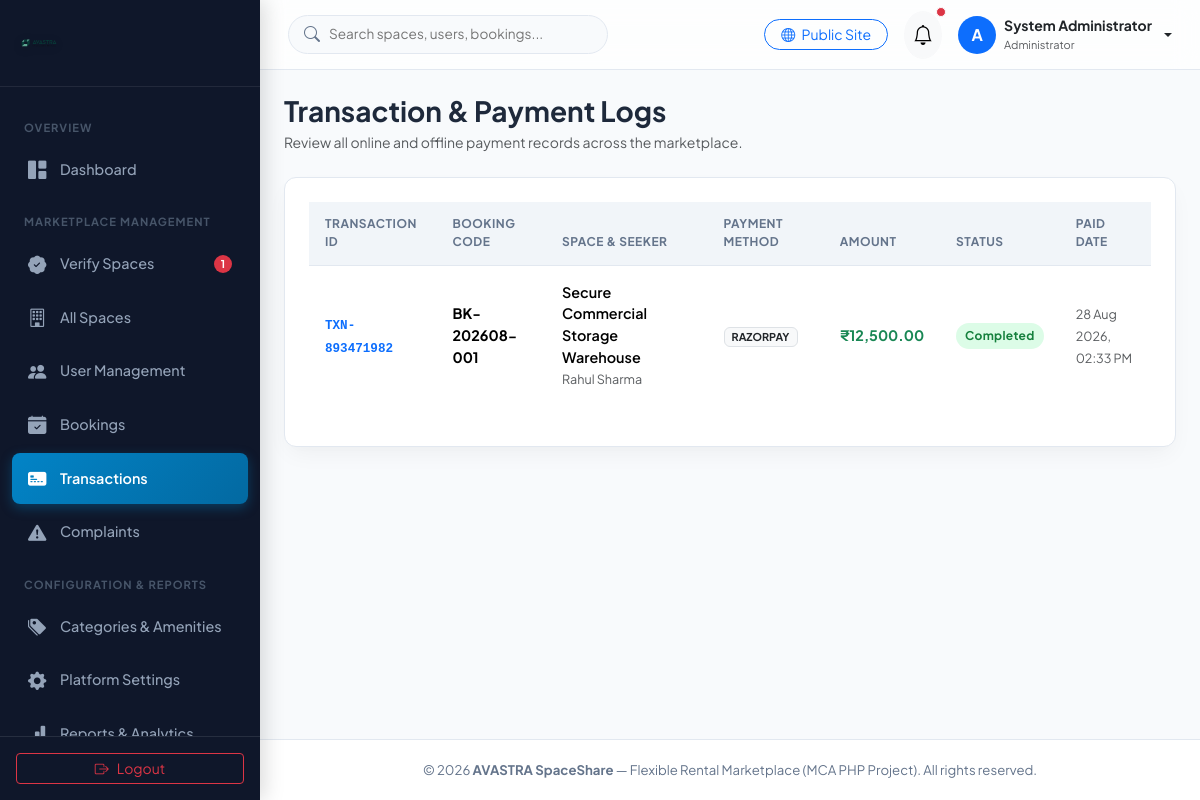
/admin/payments.php (signed in), run on the app's committed database.
### tables this page shows
CREATE TABLE IF NOT EXISTS `payments` (
  `id` INT AUTO_INCREMENT PRIMARY KEY,
  `booking_id` INT NOT NULL,
  `transaction_id` VARCHAR(100) DEFAULT NULL,
  `payment_method` ENUM('razorpay', 'cash', 'bank_transfer', 'pay_later') NOT NULL DEFAULT 'cash',
  `amount` DECIMAL(10, 2) NOT NULL,
  `status` ENUM('pending', 'completed', 'failed', 'refunded') NOT NULL DEFAULT 'pending',
  `paid_at` TIMESTAMP NULL DEFAULT NULL,
  `created_at` TIMESTAMP DEFAULT CURRENT_TIMESTAMP,
  FOREIGN KEY (`booking_id`) REFERENCES `bookings` (`id`) ON DELETE CASCADE
);

CREATE TABLE IF NOT EXISTS `bookings` (
  `id` INT AUTO_INCREMENT PRIMARY KEY,
  `booking_code` VARCHAR(50) NOT NULL UNIQUE,
  `space_id` INT NOT NULL,
  `seeker_id` INT NOT NULL,
  `start_date` DATE NOT NULL,
  `end_date` DATE NOT NULL,
  `total_days` INT NOT NULL,
  `purpose` VARCHAR(150) NOT NULL,
  `base_amount` DECIMAL(10, 2) NOT NULL,
  `platform_fee` DECIMAL(10, 2) NOT NULL,
  `deposit_amount` DECIMAL(10, 2) DEFAULT 0.00,
  `total_amount` DECIMAL(10, 2) NOT NULL,
  `status` ENUM('pending', 'confirmed', 'active', 'completed', 'cancelled', 'rejected') NOT NULL DEFAULT 'pending',
  `cancellation_reason` TEXT DEFAULT NULL,
  `created_at` TIMESTAMP DEFAULT CURRENT_TIMESTAMP,
  `updated_at` TIMESTAMP DEFAULT CURRENT_TIMESTAMP ON UPDATE CURRENT_TIMESTAMP,
  FOREIGN KEY (`space_id`) REFERENCES `spaces` (`id`) ON DELETE CASCADE,
  FOREIGN KEY (`seeker_id`) REFERENCES `users` (`id`) ON DELETE CASCADE
);

CREATE TABLE IF NOT EXISTS `spaces` (
  `id` INT AUTO_INCREMENT PRIMARY KEY,
  `owner_id` INT NOT NULL,
  `category_id` INT NOT NULL,
  `title` VARCHAR(255) NOT NULL,
  `description` TEXT NOT NULL,
  `address` TEXT NOT NULL,
  `city` VARCHAR(100) NOT NULL,
  `state` VARCHAR(100) NOT NULL,
  `zip_code` VARCHAR(20) NOT NULL,
  `latitude` DECIMAL(10, 8) DEFAULT NULL,
  `longitude` DECIMAL(11, 8) DEFAULT NULL,
  `total_sqft` INT NOT NULL,
  `max_capacity` INT DEFAULT 10,
  `daily_rate` DECIMAL(10, 2) NOT NULL,
  `weekly_rate` DECIMAL(10, 2) DEFAULT NULL,
  `monthly_rate` DECIMAL(10, 2) DEFAULT NULL,
  `security_deposit` DECIMAL(10, 2) DEFAULT 0.00,
  `verification_status` ENUM('pending', 'approved', 'rejected') NOT NULL DEFAULT 'pending',
  `rejection_reason` TEXT DEFAULT NULL,
  `is_active` TINYINT(1) DEFAULT 1,
  `created_at` TIMESTAMP DEFAULT CURRENT_TIMESTAMP,
  `updated_at` TIMESTAMP DEFAULT CURRENT_TIMESTAMP ON UPDATE CURRENT_TIMESTAMP,
  FOREIGN KEY (`owner_id`) REFERENCES `users` (`id`) ON DELETE CASCADE,
  FOREIGN KEY (`category_id`) REFERENCES `categories` (`id`) ON DELETE CASCADE
);

CREATE TABLE IF NOT EXISTS `users` (
  `id` INT AUTO_INCREMENT PRIMARY KEY,
  `role_id` INT NOT NULL DEFAULT 2,
  `full_name` VARCHAR(100) NOT NULL,
  `email` VARCHAR(150) NOT NULL UNIQUE,
  `password_hash` VARCHAR(255) NOT NULL,
  `phone` VARCHAR(20) DEFAULT NULL,
  `profile_image` VARCHAR(255) DEFAULT 'default-avatar.png',
  `address` TEXT DEFAULT NULL,
  `city` VARCHAR(100) DEFAULT NULL,
  `state` VARCHAR(100) DEFAULT NULL,
  `zip_code` VARCHAR(20) DEFAULT NULL,
  `status` ENUM('active', 'inactive', 'blocked', 'pending') NOT NULL DEFAULT 'active',
  `email_verified` TINYINT(1) DEFAULT 0,
  `created_at` TIMESTAMP DEFAULT CURRENT_TIMESTAMP,
  `updated_at` TIMESTAMP DEFAULT CURRENT_TIMESTAMP ON UPDATE CURRENT_TIMESTAMP,
  FOREIGN KEY (`role_id`) REFERENCES `roles` (`id`) ON DELETE CASCADE
);

### admin/payments.php (the view, shortened to what this page needs)
<?php
require_once __DIR__ . '/includes/header.php';
require_once __DIR__ . '/includes/sidebar.php';
$db = Database::getInstance();
$sql = "
    SELECT p.*, b.booking_code, u.full_name AS seeker_name, s.title AS space_title
    FROM payments p
    JOIN bookings b ON p.booking_id = b.id
    JOIN users u ON b.seeker_id = u.id
    JOIN spaces s ON b.space_id = s.id
    ORDER BY p.created_at DESC
";
$payments = $db->query($sql)->fetchAll();
?>
<div id="admin-main">
    <?php require_once __DIR__ . '/includes/navbar.php'; ?>
    <main class="p-4">
        <div class="d-flex justify-content-between align-items-center mb-4">
            <div>
                <h3 class="fw-bold mb-1">Transaction & Payment Logs</h3>
                <p class="text-muted small mb-0">Review all online and offline payment records across the marketplace.</p>
            </div>
        </div>
        <div class="admin-card">
            <?php if (empty($payments)): ?>
                <div class="text-center py-5 text-muted">No transactions recorded yet.</div>
            <?php else: ?>
                <div class="table-responsive">
                    <table class="table table-custom align-middle">
                        <thead>
                            <tr>
                                <th>Transaction ID</th>
                                <th>Booking Code</th>
                                <th>Space & Seeker</th>
                                <th>Payment Method</th>
                                <th>Amount</th>
                                <th>Status</th>
                                <th>Paid Date</th>
                            </tr>
                        </thead>
                        <tbody>
                            <?php foreach ($payments as $p): ?>
                                <tr>
                                    <td><code class="fw-bold text-primary"><?= htmlspecialchars($p['transaction_id'] ?? 'N/A'); ?></code></td>
                                    <td><strong><?= htmlspecialchars($p['booking_code']); ?></strong></td>
                                    <td>
                                        <div class="fw-semibold"><?= htmlspecialchars($p['space_title']); ?></div>
                                        <small class="text-muted"><?= htmlspecialchars($p['seeker_name']); ?></small>
                                    </td>
                                    <td><span class="badge bg-light text-dark border"><?= strtoupper($p['payment_method']); ?></span></td>
                                    <td class="fw-bold text-success">₹<?= number_format($p['amount'], 2); ?></td>
                                    <td><span class="badge-status <?= $p['status']; ?>"><?= ucfirst($p['status']); ?></span></td>
                                    <td><small class="text-muted"><?= $p['paid_at'] ? date('d M Y, h:i A', strtotime($p['paid_at'])) : 'Pending'; ?></small></td>
                                </tr>
                            <?php endforeach; ?>
                        </tbody>
                    </table>
                </div>
            <?php endif; ?>
        </div>
    </main>
<?php require_once __DIR__ . '/includes/footer.php'; ?>

### assets/css/admin.css (style rules this page uses)
:root { --admin-primary: #0052cc; --admin-primary-hover: #0747a6; --admin-accent: #00b8d9; --admin-dark-bg: #091e42; --admin-sidebar-bg: #0f172a; --admin-sidebar-hover: #1e293b; --admin-sidebar-text: #94a3b8; --admin-sidebar-active: #38bdf8; --admin-body-bg: #f8fafc; --admin-card-bg: #ffffff; --admin-text-main: #1e293b; --admin-text-muted: #64748b; --admin-border-color: #e2e8f0; --admin-radius: 12px; --admin-shadow: 0 10px 25px -5px rgba(0, 0, 0, 0.05), 0 8px 10px -6px rgba(0, 0, 0, 0.01); --admin-glass-bg: rgba(255, 255, 255, 0.75); --admin-glass-border: rgba(255, 255, 255, 0.18); }
body { font-family: 'Plus Jakarta Sans', -apple-system, BlinkMacSystemFont, sans-serif; background-color: var(--admin-body-bg); color: var(--admin-text-main); overflow-x: hidden; }
#admin-main { margin-left: 260px; flex-grow: 1; display: flex; flex-direction: column; min-width: 0; transition: margin 0.3s ease; }
.admin-card { background: var(--admin-card-bg); border-radius: var(--admin-radius); border: 1px solid var(--admin-border-color); box-shadow: var(--admin-shadow); padding: 1.5rem; margin-bottom: 1.5rem; transition: transform 0.2s ease, box-shadow 0.2s ease; }
.table-custom { width: 100%; border-collapse: separate; border-spacing: 0; }
.table-custom th { background: #f1f5f9; color: var(--admin-text-muted); font-weight: 700; font-size: 0.75rem; text-transform: uppercase; letter-spacing: 0.5px; padding: 0.85rem 1rem; border-bottom: 1px solid var(--admin-border-color); }
.table-custom td { padding: 1rem; border-bottom: 1px solid var(--admin-border-color); vertical-align: middle; font-size: 0.9rem; }
.table-custom tr:last-child td { border-bottom: none; }
.badge-status { padding: 0.35em 0.75em; border-radius: 20px; font-size: 0.75rem; font-weight: 700; letter-spacing: 0.3px; display: inline-flex; align-items: center; gap: 4px; }
.badge-status.approved, .badge-status.active, .badge-status.completed { background: #dcfce7; color: #15803d; }

### data on the page
payments: transaction "TXN-893471982", booking.booking_code "BK-202608-001", spaces.title "Secure Commercial Storage Warehouse", users.full_name "Rahul Sharma", payment_method "RAZORPAY", amount "12,500.00", status "Completed", paid_at "28 Aug 2026, 02:33 PM"

### other printed values
$pendingCount "1"
$currentUser['full_name'] "System Administrator"
